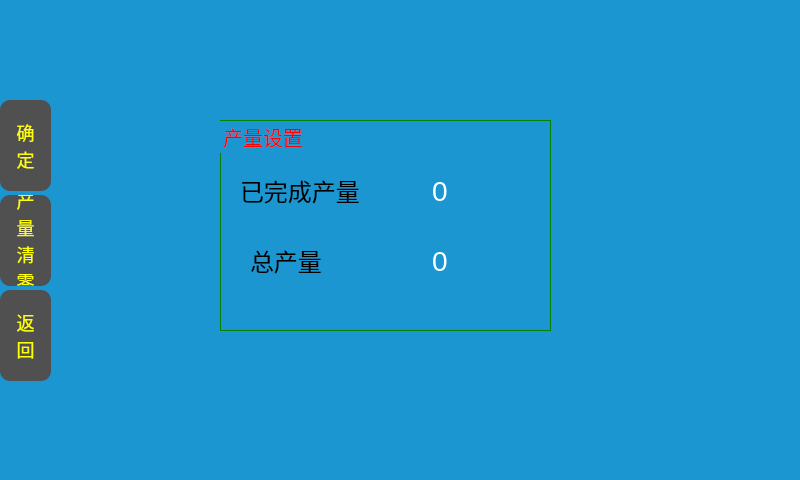
<?xml version="1.0" encoding="UTF-8"?>
<ui version="4.0">
 <class>YieldSetting</class>
 <widget class="QWidget" name="YieldSetting">
  <property name="geometry">
   <rect>
    <x>0</x>
    <y>0</y>
    <width>800</width>
    <height>480</height>
   </rect>
  </property>
  <property name="windowTitle">
   <string>Form</string>
  </property>
  <property name="styleSheet">
   <string notr="true">QWidget{
background-color: rgb(27, 150, 208);
font-size:24px;
}
QPushButton{
border-radius:10;
background-color: rgb(80, 80, 80);
font-size:18px;
color:rgb(255, 255, 0);
}
QPushButton::pressed{
background-color: rgb(120, 120, 120);
}
QPushButton::checked{
color:red;
}
QToolButton{
color:white;
font-size:28px;
border:noborder;
}
QToolButton::checked{
color:red;
}</string>
  </property>
  <widget class="QPushButton" name="ensure_Yie_pb">
   <property name="geometry">
    <rect>
     <x>0</x>
     <y>100</y>
     <width>51</width>
     <height>91</height>
    </rect>
   </property>
   <property name="text">
    <string>确
定</string>
   </property>
  </widget>
  <widget class="QPushButton" name="clearoutput_Yie_pb">
   <property name="geometry">
    <rect>
     <x>0</x>
     <y>195</y>
     <width>51</width>
     <height>91</height>
    </rect>
   </property>
   <property name="text">
    <string>产
量
清
零</string>
   </property>
  </widget>
  <widget class="QPushButton" name="back_Yie_pb">
   <property name="geometry">
    <rect>
     <x>0</x>
     <y>290</y>
     <width>51</width>
     <height>91</height>
    </rect>
   </property>
   <property name="text">
    <string>返
回</string>
   </property>
  </widget>
  <widget class="QGroupBox" name="groupBox">
   <property name="geometry">
    <rect>
     <x>220</x>
     <y>120</y>
     <width>331</width>
     <height>211</height>
    </rect>
   </property>
   <property name="font">
    <font>
     <pointsize>-1</pointsize>
    </font>
   </property>
   <property name="styleSheet">
    <string notr="true">QGroupBox{
border:1px solid green;
font-size:20px;
color:red}</string>
   </property>
   <property name="title">
    <string>产量设置</string>
   </property>
   <widget class="QLabel" name="label_2">
    <property name="geometry">
     <rect>
      <x>30</x>
      <y>120</y>
      <width>131</width>
      <height>41</height>
     </rect>
    </property>
    <property name="styleSheet">
     <string notr="true"/>
    </property>
    <property name="text">
     <string>总产量</string>
    </property>
   </widget>
   <widget class="QLabel" name="label_3">
    <property name="geometry">
     <rect>
      <x>20</x>
      <y>50</y>
      <width>131</width>
      <height>41</height>
     </rect>
    </property>
    <property name="styleSheet">
     <string notr="true"/>
    </property>
    <property name="text">
     <string>已完成产量</string>
    </property>
   </widget>
   <widget class="QToolButton" name="alloutput_lb">
    <property name="geometry">
     <rect>
      <x>180</x>
      <y>120</y>
      <width>80</width>
      <height>41</height>
     </rect>
    </property>
    <property name="toolTip">
     <string>1</string>
    </property>
    <property name="text">
     <string>0</string>
    </property>
    <property name="checkable">
     <bool>true</bool>
    </property>
   </widget>
   <widget class="QToolButton" name="completedoutput_lb">
    <property name="geometry">
     <rect>
      <x>180</x>
      <y>50</y>
      <width>80</width>
      <height>41</height>
     </rect>
    </property>
    <property name="toolTip">
     <string>2</string>
    </property>
    <property name="text">
     <string>0</string>
    </property>
    <property name="checkable">
     <bool>true</bool>
    </property>
    <property name="checked">
     <bool>false</bool>
    </property>
   </widget>
  </widget>
 </widget>
 <resources/>
 <connections/>
</ui>
